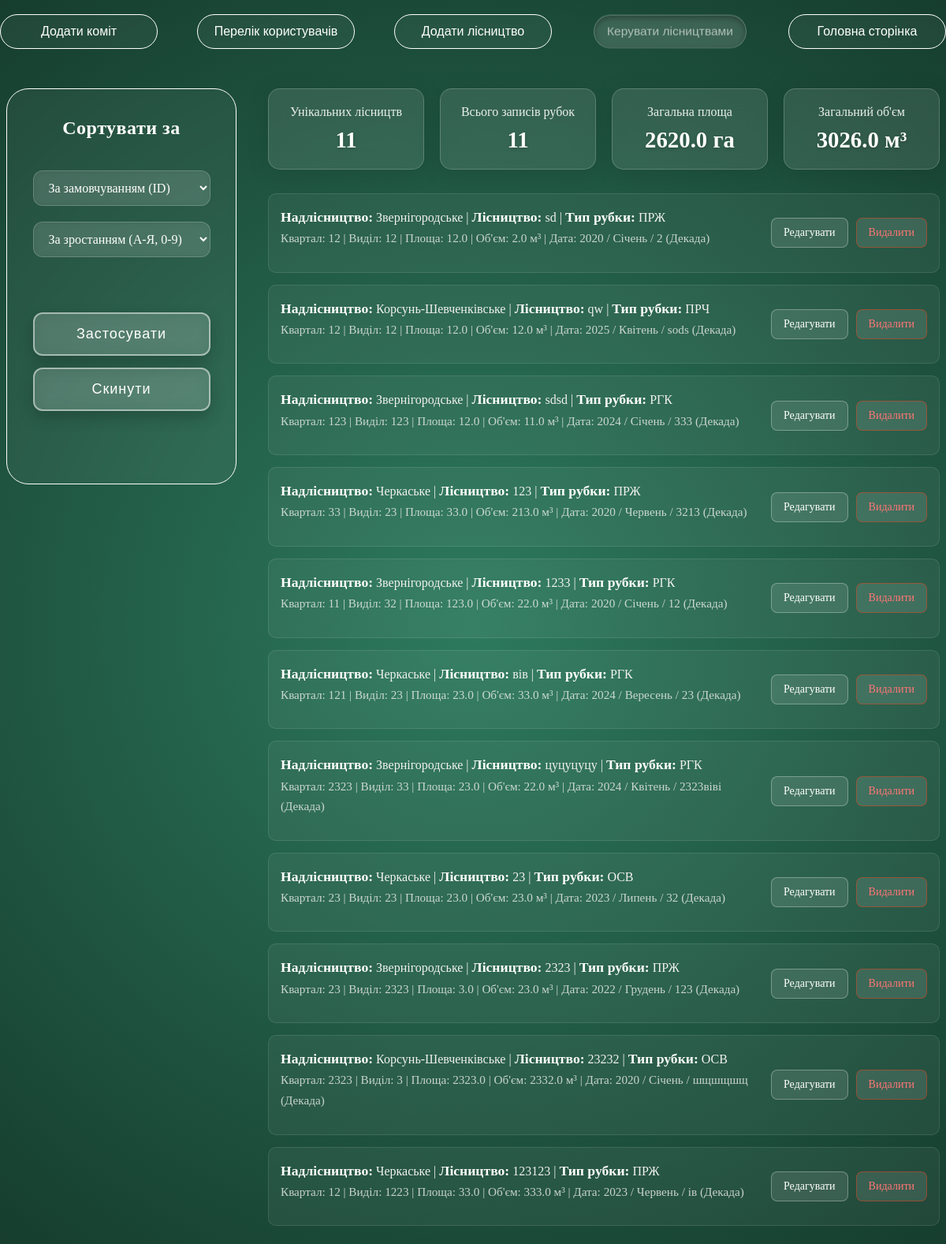
Page /change (signed in) on the earlier database version.
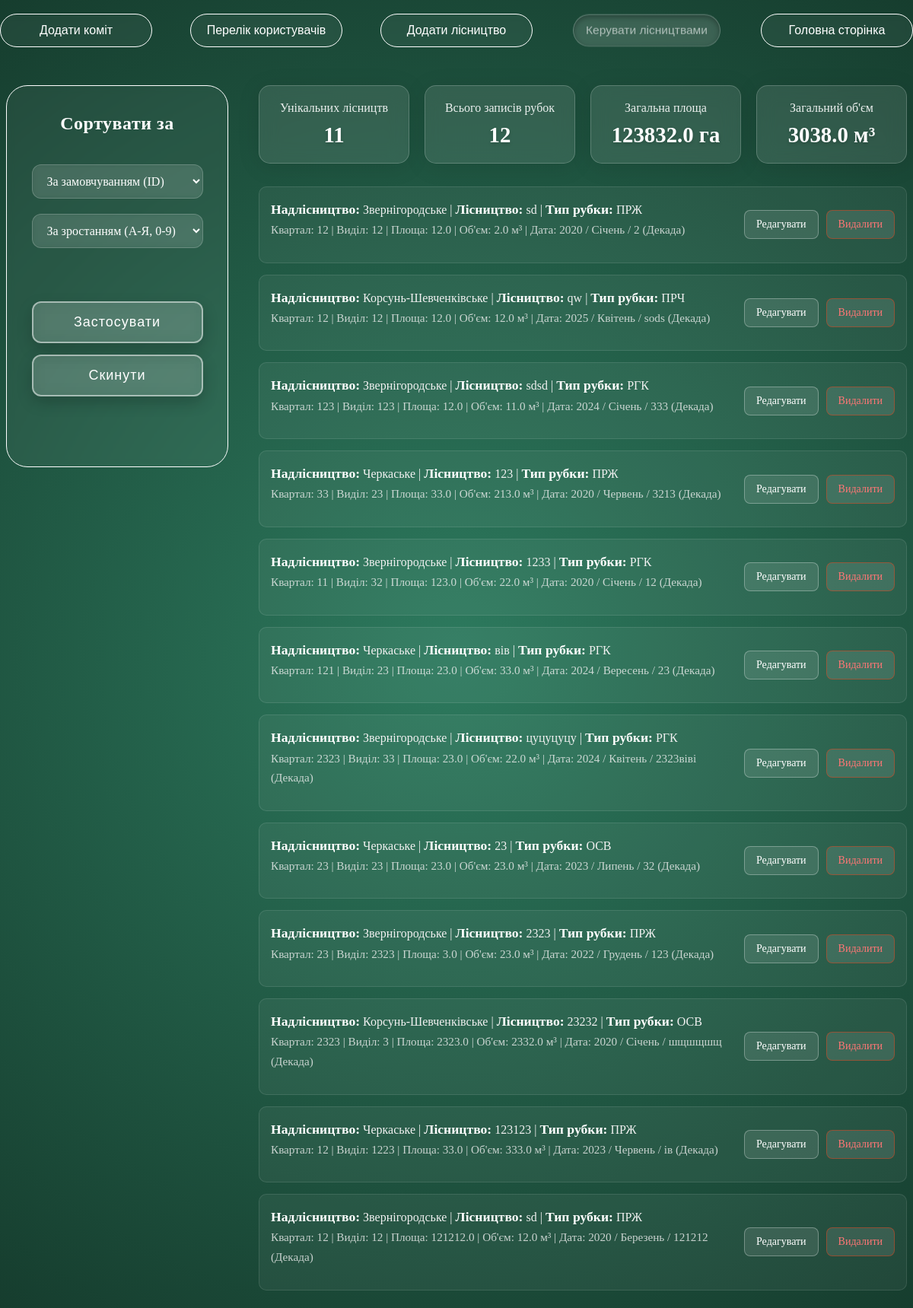
Same page on the later database version.
### DB.py (models this page shows)
class Forest(db.Model):
    id = db.Column(db.Integer, primary_key=True)
    mainForest = db.Column(db.String(100), nullable=False)
    forest = db.Column(db.String(100), nullable=False)
    typeCutting = db.Column(db.String(100), nullable=False)
    quarter = db.Column(db.String(100), nullable=False)
    department = db.Column(db.String(100), nullable=False)
    area = db.Column(db.Float, nullable=False)
    volumeForestManagement = db.Column(db.Float, nullable=False)
    month = db.Column(db.String(50), nullable=False)
    decade = db.Column(db.String(50), nullable=False)
    year = db.Column(db.Integer, nullable=False)

### app.py (the view)
@app.route('/change', methods=['POST', 'GET'])
@login_required
@admin_required
def change():
    sort_by = request.args.get('sort', 'id')
    order = request.args.get('order', 'asc')
    valid_columns = [
        'id', 'mainForest', 'forest', 'typeCutting', 'quarter',
        'department', 'area', 'volumeForestManagement', 'month', 'decade', 'year'
    ]
    if sort_by in valid_columns:
        column = getattr(Forest, sort_by)
        if order == 'desc':
            all_forests = Forest.query.order_by(column.desc()).all()
        else:
            all_forests = Forest.query.order_by(column.asc()).all()
    else:
        all_forests = Forest.query.all()
    total_cuttings = Forest.query.count()
    unique_forests = db.session.query(func.count(func.distinct(Forest.forest))).scalar()
    total_area = db.session.query(func.sum(Forest.area)).scalar()
    total_area = round(total_area, 2) if total_area else 0.0
    total_volume = db.session.query(func.sum(Forest.volumeForestManagement)).scalar()
    total_volume = round(total_volume, 2) if total_volume else 0.0
    return render_template('change.html',
                           forests=all_forests,
                           total_cuttings=total_cuttings,
                           unique_forests=unique_forests,
                           total_area=total_area,
                           total_volume=total_volume)

### app.py (called while the page is built)
@login_manager.user_loader
def load_user(user_id):
    return User.query.get(int(user_id))

### templates/change.html (shortened to what this page needs)
<!DOCTYPE html>
<html lang="en">
<head>
    <link rel="stylesheet" href="{{ url_for('static', filename='styles/admin-style.css') }}">
    <link rel="stylesheet" href="{{ url_for('static', filename='styles/btn-style.css') }}">
</head>
<body style="background: radial-gradient(circle at center, #2d7a5e 0%, #163d2e 100%);">
    <header>
        <a style="text-decoration: none;" href="{{ url_for('comits')}}"><button class="glass-button-white">Додати коміт</button></a>
        <a style="text-decoration: none;" href="{{ url_for('all_users') }}"><button class="glass-button-white">Перелік користувачів</button></a>
        <a style="text-decoration: none;" href="{{ url_for('admin') }}"><button class="glass-button-white">Додати лісництво</button></a>
        <a style="text-decoration: none;" href="{{ url_for('change') }}"><button class="glass-button-white active">Керувати лісництвами</button></a>
        <a style="text-decoration: none;" href="{{ url_for('main') }}"><button class="glass-button-white">Головна сторінка</button></a>
    </header>
    <div style="display: flex; justify-content: center; width: 100%; gap: 40px; padding: 0px;">
        <div class="input-box" style="height: 450px; padding-bottom: 30px; margin-top: 50px; position: sticky; top: 100px; min-width: 250px;">
            <h1 style="color: white; text-align: center;">Сортувати за</h1>
            <form style="display: flex; flex-direction: column; align-items: center; margin-top: 20px;" action="{{ url_for('change') }}" method="GET">
                <div style="display: flex; flex-direction: column; align-items: center; justify-content: center; gap: 20px; width: 100%;">
                    <select name="sort" id="sort" class="input-box" style="width: 90%;">
                        <option value="id" {% if request.args.get('sort') == 'id' %}selected{% endif %}>За замовчуванням (ID)</option>
                    </select>
                    <select name="order" id="order" class="input-box" style="width: 90%;">
                        <option value="asc" {% if request.args.get('order') == 'asc' %}selected{% endif %}>За зростанням (А-Я, 0-9)</option>
                    </select>
                </div>
                <div style="display: flex; flex-direction: column; gap: 15px; margin-top: 30px; width: 90%;">
                    <button type="submit" class="submit-btn" style="width: 100%;">Застосувати</button>
                    <a href="{{ url_for('change') }}" style="width: 100%;"><button type="button" class="submit-btn" style="width: 100%;">Скинути</button></a>
                </div>
            </form>
        </div>
        <main style="margin-top: 50px; flex-grow: 1; max-width: 1000px;">
            <div class="stats-container">
                <div class="glass-stat-card">
                    <h3>Унікальних лісництв</h3>
                    <div class="stat-value">{{ unique_forests }}</div>
                </div>
                <div class="glass-stat-card">
                    <h3>Всього записів рубок</h3>
                    <div class="stat-value">{{ total_cuttings }}</div>
                </div>
                <div class="glass-stat-card">
                    <h3>Загальна площа</h3>
                    <div class="stat-value">{{ total_area }} га</div>
                </div>
                <div class="glass-stat-card">
                    <h3>Загальний об'єм</h3>
                    <div class="stat-value">{{ total_volume }} м³</div>
                </div>
            </div>
            {% for forest in forests %}
            <div class="forest-item text-light" style="background: rgba(255, 255, 255, 0.05); border: 1px solid rgba(255, 255, 255, 0.1); border-radius: 10px; padding: 15px; margin-bottom: 15px;">
                <p style="margin-top: 0; margin-bottom: 15px;">
                    <strong>Надлісництво:</strong> {{ forest.mainForest }} |
                    <strong>Лісництво:</strong> {{ forest.forest }} |
                    <strong>Тип рубки:</strong> {{ forest.typeCutting }} <br>
                    <span style="opacity: 0.8; font-size: 0.95em;">
                        Квартал: {{ forest.quarter }} | Виділ: {{ forest.department }} |
                        Площа: {{ forest.area }} | Об'єм: {{ forest.volumeForestManagement }} м³ |
                        Дата: {{ forest.year }} / {{ forest.month }} / {{ forest.decade }} (Декада)
                    </span>
                </p>
                <div style="display: flex; gap: 10px;">
                    <form action="{{ url_for('edit', id=forest.id) }}" method="GET" style="margin: 0;">
                        <input type="submit" value="Редагувати" class="action-btn">
                    </form>
                    <form action="{{ url_for('delete', id=forest.id) }}" method="POST" style="margin: 0;">
                        <input type="submit" value="Видалити" onclick="return confirm('Ви впевнені?')" class="action-btn delete-btn">
                    </form>
                </div>
            </div>
            {% endfor %}
        </main>
    </div>
</body>
</html>

### static/styles/admin-style.css (style rules this page uses)
header { top: 0px; position: sticky; display: flex; justify-content: center; gap: 50px; z-index: 200; }
h1 { font-size: 24px; color: #fff; margin-bottom: 10px; letter-spacing: 0.5px; }
form { margin-top: 80px; display: flex; justify-content: center; gap: 40px; }
.forest-item { display: flex; justify-content: space-between; align-items: center; gap: 20px; }
.input-box { display: flex; flex-direction: column; gap: 10px; padding: 20px; background: rgba(255, 255, 255, 0.05); backdrop-filter: blur(5px); -webkit-backdrop-filter: blur(5px); border: 1px solid rgb(255, 255, 255); color: #fff; border-radius: 28px; font-size: 16px; font-weight: 400; }
.input-box input, .input-box select { width: 100%; box-sizing: border-box; padding: 12px 15px; background: rgba(255, 255, 255, 0.1); border: 1px solid rgba(255, 255, 255, 0.2); border-radius: 12px; color: #ffffff; font-size: 16px; font-family: inherit; outline: none; transition: all 0.3s ease; }
.input-box select option { background-color: #163d2e; color: #ffffff; }
.action-btn { width: 100%; padding: 10px 15px; border-radius: 8px; border: 1px solid rgba(255, 255, 255, 0.3); background: rgba(255, 255, 255, 0.1); color: white; cursor: pointer; transition: all 0.3s ease; font-family: inherit; font-size: 14px; }
.delete-btn { border-color: rgba(232, 65, 24, 0.5); color: #ff7675; }
.stats-container { display: flex; gap: 20px; margin-bottom: 30px; width: 100%; }
.glass-stat-card { background: rgba(255, 255, 255, 0.1); backdrop-filter: blur(12px); -webkit-backdrop-filter: blur(12px); border: 1px solid rgba(255, 255, 255, 0.2); border-radius: 15px; padding: 20px; box-shadow: 0 4px 30px rgba(0, 0, 0, 0.1); color: #ffffff; text-align: center; flex: 1; min-width: 200px; }
.glass-stat-card h3 { margin: 0 0 10px 0; font-size: 1.1rem; font-weight: normal; opacity: 0.9; }
.glass-stat-card .stat-value { font-size: 2.2rem; font-weight: bold; text-shadow: 0 2px 4px rgba(0,0,0,0.2); }
.text-light { color: #f1f1f1; line-height: 1.6; }
.text-light strong { color: #ffffff; font-size: 1.1em; }

### static/styles/btn-style.css (style rules this page uses)
.glass-button-white { display: flex; align-items: center; justify-content: center; gap: 10px; width: 200px; padding: 12px; margin-top: 10px; background: rgba(255, 255, 255, 0.05); backdrop-filter: blur(5px); -webkit-backdrop-filter: blur(5px); border: 1px solid rgb(255, 255, 255); color: #fff; border-radius: 28px; font-size: 16px; font-weight: 400; cursor: pointer; transition: all 0.3s ease; }
.active { transform: scale(0.97); background: rgba(255, 255, 255, 0.15); color: rgba(255, 255, 255, 0.6); border-color: rgba(255, 255, 255, 0.2); box-shadow: inset 0 3px 8px rgba(0, 0, 0, 0.3); cursor: default; pointer-events: none; }
.submit-btn { width: 200px; background: rgba(255, 255, 255, 0.15); border: 2px solid rgba(255, 255, 255, 0.5); color: #ffffff; padding: 15px 40px; font-size: 18px; font-weight: 400; letter-spacing: 1px; border-radius: 12px; backdrop-filter: blur(10px); -webkit-backdrop-filter: blur(10px); cursor: pointer; transition: all 0.3s ease; box-shadow: 0 8px 20px rgba(0, 0, 0, 0.2); }
.action-btn { width: 100%; padding: 10px 15px; border-radius: 8px; border: 1px solid rgba(255, 255, 255, 0.3); background: rgba(255, 255, 255, 0.1); color: white; cursor: pointer; transition: all 0.3s ease; font-family: inherit; font-size: 14px; }
.delete-btn { border-color: rgba(232, 65, 24, 0.5); color: #ff7675; }

### templates/change.html (style rules this page uses)
.stats-container { display: flex; flex-wrap: wrap; gap: 20px; margin-bottom: 30px; width: 100%; }
.glass-stat-card { background: rgba(255, 255, 255, 0.1); backdrop-filter: blur(12px); -webkit-backdrop-filter: blur(12px); border: 1px solid rgba(255, 255, 255, 0.2); border-radius: 15px; padding: 20px; box-shadow: 0 4px 30px rgba(0, 0, 0, 0.1); color: #ffffff; text-align: center; flex: 1; min-width: 100px; }
.glass-stat-card h3 { margin: 0 0 10px 0; font-size: 1rem; font-weight: normal; opacity: 0.9; }
.glass-stat-card .stat-value { font-size: 1.8rem; font-weight: bold; text-shadow: 0 2px 4px rgba(0,0,0,0.2); }
.text-light { color: #f1f1f1; line-height: 1.6; }
.text-light strong { color: #ffffff; }

Differences in the rows shown:
added Forest: mainForest "Звернігородське", forest "sd", typeCutting "ПРЖ", quarter "12", department "12", area "121212.0", volumeForestManagement "12.0", year "2020", month "Березень", decade "121212"
Other differences:
{{ total_cuttings }}: "11" → "12"
{{ total_area }}: "2620.0" → "123832.0"
{{ total_volume }}: "3026.0" → "3038.0"
